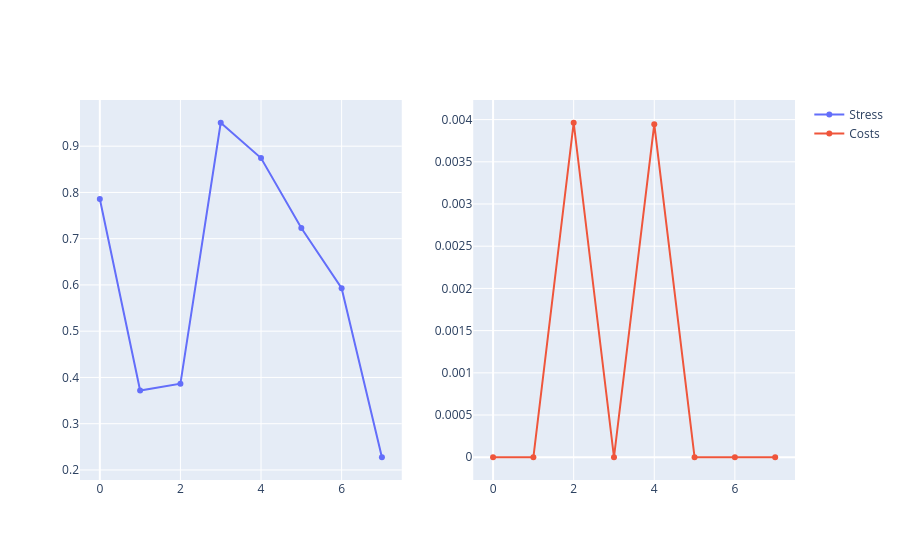

The notebook cell saved with this chart:
### Code cell
from plotly.subplots import make_subplots

fig = make_subplots(rows=1,cols=2)
fig.add_trace(go.Scatter(x=list(range(len(stresses))), y=stresses, name="Stress"), row=1, col=1)
fig.add_trace(go.Scatter(x=list(range(len(stresses))), y=costs, name="Costs"), row=1, col=2)
fig.show()

### Figure 1 — Plotly figure (JSON) as saved in the notebook; plotly's stock layout.template omitted (floating-point values rounded to 4 significant figures)
{"data": [{"name": "Stress", "type": "scatter", "x": [0, 1, 2, 3, 4, 5, 6, 7], "xaxis": "x", "y": [0.7859, 0.3717, 0.3865, 0.9507, 0.8743, 0.7231, 0.5928, 0.2274], "yaxis": "y"}, {"name": "Costs", "type": "scatter", "x": [0, 1, 2, 3, 4, 5, 6, 7], "xaxis": "x2", "y": [0, 0, 0.003962, 0, 0.003946, 0, 0, 0], "yaxis": "y2"}], "layout": {"xaxis": {"anchor": "y", "domain": [0, 0.45]}, "xaxis2": {"anchor": "y2", "domain": [0.55, 1]}, "yaxis": {"anchor": "x", "domain": [0, 1]}, "yaxis2": {"anchor": "x2", "domain": [0, 1]}}}
